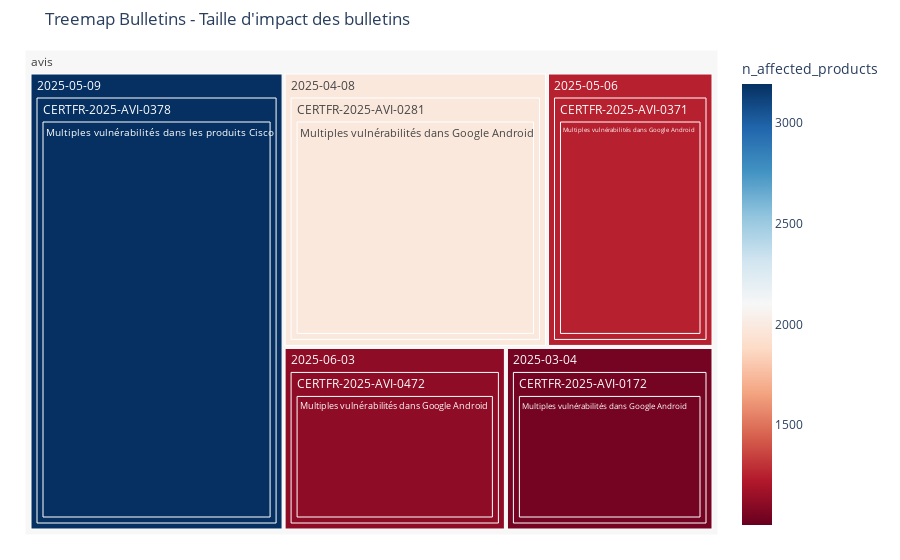

Notebook cell for this chart:
### Markdown cell above
### Treemap Bulletins, pour la taille d'impact des bulletins

Déniche les bulletins "massifs", parfois sous-estimés

### Code cell
import plotly.express as px

# Définir la date limite (6 mois avant aujourd'hui)
date_limite = pd.Timestamp.now() - pd.DateOffset(months=4)

# Calcul le nombre de produits affectés par CVE
df["n_affected_products"] = df["versions"].apply(lambda x: len(str(x).split("|")) if pd.notnull(x) else 0)

# Filtre pour les 100 plus impactants
top_50_alertes_avis = df[df["type"].isin(["alerte", "avis"])].nlargest(200, "n_affected_products")

# Filtrer les bulletins récents
bulletins_recents = top_50_alertes_avis[top_50_alertes_avis["date"] >= date_limite]

# Agrégation pour la treemap
treemap_data = bulletins_recents.groupby(["type", "id_anssi", "date"]).agg(
    n_affected_products=("n_affected_products", "sum"),
    titre=("titre", "first")
).reset_index()


treemap_data = treemap_data.sort_values(by="n_affected_products", ascending=False)


# Créer une treemap avec plotly.express
fig = px.treemap(
    treemap_data,
    path=["type", "date","id_anssi", "titre"],
    color="n_affected_products",
    values="n_affected_products",
    color_continuous_scale='RdBu',
    color_continuous_midpoint=np.average(treemap_data['n_affected_products'], weights=treemap_data['n_affected_products'])
)

fig.update_layout(
    title="Treemap Bulletins - Taille d'impact des bulletins",
    margin=dict(t=50, l=25, r=25, b=25)
)

fig.show()

### Figure 1 — Plotly figure (JSON) as saved in the notebook; plotly's stock layout.template omitted (floating-point values rounded to 4 significant figures)
{"data": [{"branchvalues": "total", "customdata": [[3191.0], [1982.0], [1253.0], [1119.0], [1045.0], [3191.0], [1982.0], [1253.0], [1119.0], [1045.0], [3191.0], [1982.0], [1253.0], [1119.0], [1045.0], [2098.0]], "domain": {"x": [0, 1], "y": [0, 1]}, "hovertemplate": "labels=%{label}<br>n_affected_products_sum=%{value}<br>parent=%{parent}<br>id=%{id}<br>n_affected_products=%{color}<extra></extra>", "ids": ["avis/2025-05-09/CERTFR-2025-AVI-0378/Multiples vulnérabilités dans les produits Cisco", "avis/2025-04-08/CERTFR-2025-AVI-0281/Multiples vulnérabilités dans Google Android", "avis/2025-05-06/CERTFR-2025-AVI-0371/Multiples vulnérabilités dans Google Android", "avis/2025-06-03/CERTFR-2025-AVI-0472/Multiples vulnérabilités dans Google Android", "avis/2025-03-04/CERTFR-2025-AVI-0172/Multiples vulnérabilités dans Google Android", "avis/2025-05-09/CERTFR-2025-AVI-0378", "avis/2025-04-08/CERTFR-2025-AVI-0281", "avis/2025-05-06/CERTFR-2025-AVI-0371", "avis/2025-06-03/CERTFR-2025-AVI-0472", "avis/2025-03-04/CERTFR-2025-AVI-0172", "avis/2025-05-09", "avis/2025-04-08", "avis/2025-05-06", "avis/2025-06-03", "avis/2025-03-04", "avis"], "labels": ["Multiples vulnérabilités dans les produits Cisco", "Multiples vulnérabilités dans Google Android", "Multiples vulnérabilités dans Google Android", "Multiples vulnérabilités dans Google Android", "Multiples vulnérabilités dans Google Android", "CERTFR-2025-AVI-0378", "CERTFR-2025-AVI-0281", "CERTFR-2025-AVI-0371", "CERTFR-2025-AVI-0472", "CERTFR-2025-AVI-0172", "2025-05-09", "2025-04-08", "2025-05-06", "2025-06-03", "2025-03-04", "avis"], "marker": {"coloraxis": "coloraxis", "colors": [3191.0, 1982.0, 1253.0, 1119.0, 1045.0, 3191.0, 1982.0, 1253.0, 1119.0, 1045.0, 3191.0, 1982.0, 1253.0, 1119.0, 1045.0, 2098.0]}, "name": "", "parents": ["avis/2025-05-09/CERTFR-2025-AVI-0378", "avis/2025-04-08/CERTFR-2025-AVI-0281", "avis/2025-05-06/CERTFR-2025-AVI-0371", "avis/2025-06-03/CERTFR-2025-AVI-0472", "avis/2025-03-04/CERTFR-2025-AVI-0172", "avis/2025-05-09", "avis/2025-04-08", "avis/2025-05-06", "avis/2025-06-03", "avis/2025-03-04", "avis", "avis", "avis", "avis", "avis", ""], "type": "treemap", "values": [3191.0, 1982.0, 1253.0, 1119.0, 1045.0, 3191.0, 1982.0, 1253.0, 1119.0, 1045.0, 3191.0, 1982.0, 1253.0, 1119.0, 1045.0, 8590.0]}], "layout": {"coloraxis": {"cmid": 2098.0, "colorbar": {"title": {"text": "n_affected_products"}}, "colorscale": [[0, "rgb(103,0,31)"], [0.1, "rgb(178,24,43)"], [0.2, "rgb(214,96,77)"], [0.3, "rgb(244,165,130)"], [0.4, "rgb(253,219,199)"], [0.5, "rgb(247,247,247)"], [0.6, "rgb(209,229,240)"], [0.7, "rgb(146,197,222)"], [0.8, "rgb(67,147,195)"], [0.9, "rgb(33,102,172)"], [1, "rgb(5,48,97)"]]}, "legend": {"tracegroupgap": 0}, "margin": {"b": 25, "l": 25, "r": 25, "t": 50}, "title": {"text": "Treemap Bulletins - Taille d'impact des bulletins"}}}
